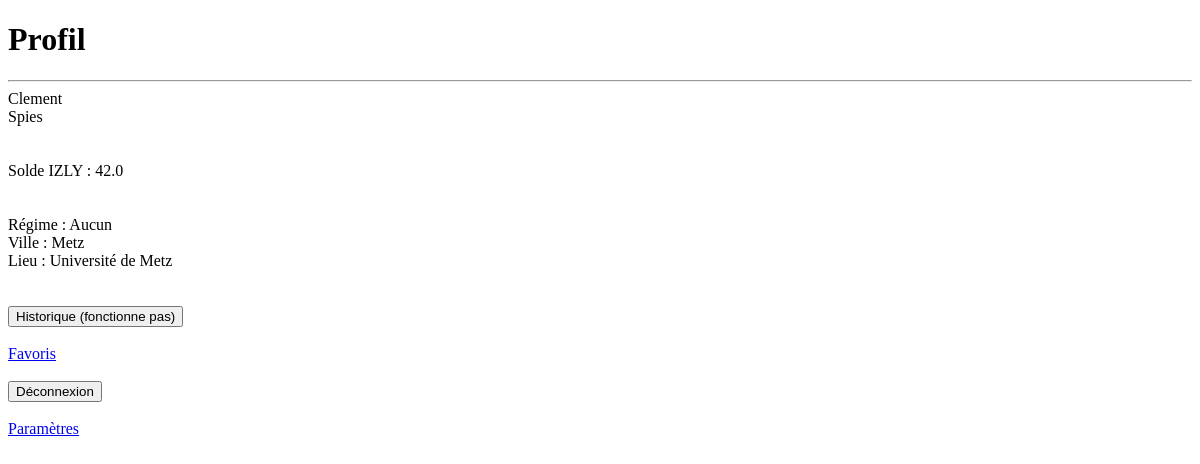
Before: /appPrincipale/profil/4/ (signed in) with the older database file.
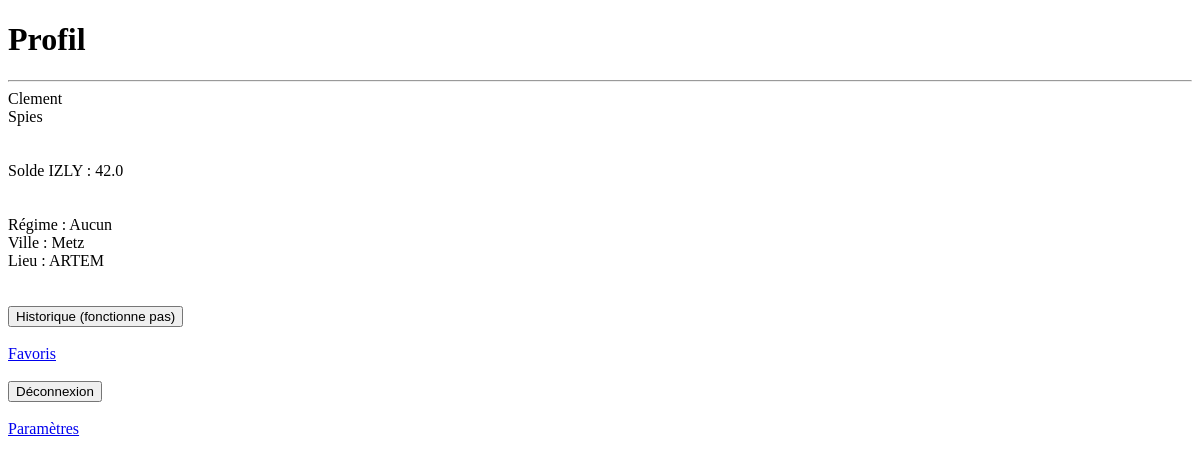
After: the same page with the newer database file.
### appPrincipale/models.py (models this page shows)
class UserProfile(models.Model):
    user = models.OneToOneField(User)
    ville = models.CharField(max_length=50)
    lieuEtude = models.CharField(max_length=50)
    solde = models.FloatField()
    regime = models.ForeignKey(Regime, null=True)
    allergie = models.ForeignKey(Allergie, null=True)

### appPrincipale/views.py (the view)
# urls.py: url(r'^profil/(?P<user_id>[0-9]+)/$', views.profil, name='profil'),
def profil(request, user_id):
    if UserProfile.objects.filter(user_id=user_id).count() == 0:
        userProfil = UserProfile(ville='Nancy', lieuEtude='ARTEM', solde=0, user_id=user_id)
        userProfil.save()
    else:
        userProfil = UserProfile.objects.get(user_id=user_id)
    return render(request, 'appPrincipale/profil.html', {'userProfil': userProfil})

### appPrincipale/templates/appPrincipale/profil.html
{% extends 'appPrincipale/base.html' %}
{% block title %}Profil{% endblock %}
{% block content %}
  <div>
      <span> {{ user.first_name }} </span><br>
      <span> {{ user.last_name }} </span>
  </div><br><br>
  <div>
      <span>Solde IZLY :  {{ userProfil.solde }} </span>
  </div><br><br>
  <div>
      <span>Régime : Aucun</span><br>
      <span>Ville : {{ userProfil.ville }} </span><br>
      <span>Lieu : {{ userProfil.lieuEtude }} </span><br>
  </div><br><br>
  <div>
     <input type="button" value="Historique (fonctionne pas)">
  </div><br>
  <div>
     <a href="/appPrincipale/favoris/{{ user.id }}/">Favoris</a><br>
  </div><br>
  <div>
     <form action="{% url 'login' %}" method="get">
         <input type="submit" value="Déconnexion"/>
     </form>
  </div><br>
    <div>
     <a href="/appPrincipale/parametres/{{ user.id }}/">Paramètres</a><br>
  </div><br>
{% endblock %}

Changed rows visible on the page:
changed UserProfile "Metz": lieuEtude "Université de Metz" → "ARTEM"
